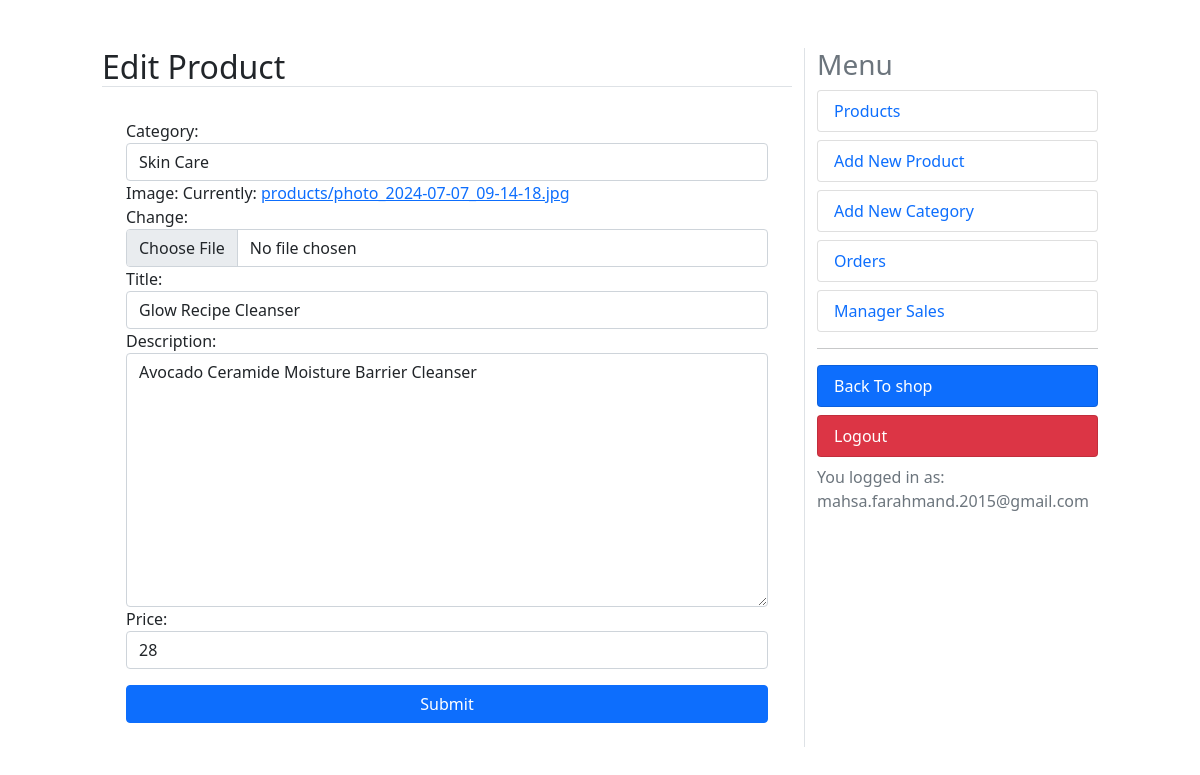
Page /dashboard/products/edit/31 (signed in) on the committed database.
### shop/models.py (models this page shows, shortened)
class Product(models.Model):
    category = models.ForeignKey(Category, on_delete=models.CASCADE, related_name='category')
    image = models.ImageField(upload_to='products')
    title = models.CharField(max_length=250)
    description = models.TextField()
    price = models.IntegerField()
    date_created = models.DateTimeField(auto_now_add=True)
    added_by = models.ForeignKey(settings.AUTH_USER_MODEL, on_delete=models.SET_NULL, null=True, blank=True, related_name='products_added')
    is_approved = models.BooleanField(default=False)
    slug = models.SlugField(unique=True)
    class Meta:
        ordering = ('-date_created',)

class Category(models.Model):
    title = models.CharField(max_length=200)
    sub_category = models.ForeignKey(
        'self', on_delete=models.CASCADE,
        related_name='sub_categories', null=True, blank=True
    )
    is_sub = models.BooleanField(default=False)
    slug = models.SlugField(max_length=200, unique=True)
    def __str__(self):
        return self.title

### accounts/models.py (models this page shows, shortened)
class User(AbstractBaseUser):
    email = models.EmailField(verbose_name='email address', max_length=255, unique=True)
    full_name = models.CharField(max_length=100)
    is_active = models.BooleanField(default=True)
    is_admin = models.BooleanField(default=False)
    is_manager = models.BooleanField(default=False)
    likes = models.ManyToManyField(Product, blank=True, related_name='likes')
    objects = UserManager()
    USERNAME_FIELD = 'email'
    REQUIRED_FIELDS = ['full_name']

### dashboard/views.py (the view)
# urls.py: path('products/edit/<int:id>', views.edit_product, name='edit_product'),
@user_passes_test(is_manager)
@login_required
def edit_product(request, id):
    product = get_object_or_404(Product, id=id)
    if request.method == 'POST':
        form = EditProductForm(request.POST, request.FILES, instance=product)
        if form.is_valid():
            form.save()
            messages.success(request, 'Product has been updated', 'success')
            return redirect('dashboard:products')
    else:
        form = EditProductForm(instance=product)
    context = {'title': 'Edit Product', 'form': form}
    return render(request, 'edit_product.html', context)

### dashboard/forms.py
class EditProductForm(ModelForm):
    class Meta:
        model = Product
        fields = ['category', 'image', 'title', 'description', 'price']
    def __init__(self, *args, **kwargs):
        super(EditProductForm, self).__init__(*args, **kwargs)
        for visible in self.visible_fields():
            visible.field.widget.attrs['class'] = 'form-control'

### cart/utils/cart.py (called while the page is built)
    def __iter__(self):
        product_ids = self.cart.keys()
        products = Product.objects.filter(id__in=product_ids)
        cart = self.cart.copy()
        for product in products:
            cart[str(product.id)]['product'] = product
        for item in cart.values():
            item['total_price'] = int(item['price']) * int(item['quantity'])
            yield item  # Yield each item for iteration

    def add_cart_session(self):
        cart = self.session.get(CART_SESSION_ID)
        if not cart:
            cart = self.session[CART_SESSION_ID] = {}
        return cart  # Return the cart

### dashboard/views.py (called while the page is built)
def is_manager(user):
    try:
        if not user.is_manager:
            raise Http404
        return True
    except:
        raise Http404

### sparkle/context_processors.py (called while the page is built)
def return_cart(request):
    cart = len(list(Cart(request)))
    return {'cart_count': cart}

def return_categories(request):
    categories = Category.objects.all()
    return {'categories': categories}

### dashboard/templates/edit_product.html (shortened to what this page needs)
{% extends "dashboard.html" %}
{% block content %}
<form method="POST" enctype="multipart/form-data">
    {{ form }}
    <div class="form-group">
        <button class="btn btn-primary mt-3 w-100" type="submit">Submit</button>
    </div>
</form>
{% endblock %}

### dashboard/templates/dashboard.html (shortened to what this page needs)
<!DOCTYPE html>
<html lang="en">
<head>
    <link href="https://cdn.jsdelivr.net/npm/bootstrap@5.1.3/dist/css/bootstrap.min.css" rel="stylesheet">
</head>
<body>
    <div class="row mt-5">
        <div class="col-md-1"></div>
        <div class="col-md-7">
            <h2 class="border-bottom text-capitalize">{{ title }}</h2>
            <div class="p-4">
                {% block content %}{% endblock %}
            </div>
        </div>
        <div class="col-md-3 border-start">
            <h3 class="text-muted">Menu</h3>
            <a class="text-decoration-none" href="{% url 'dashboard:products' %}">
                <li class="rounded list-group-item  text-primary">Products</li>
            </a>
            <a class="text-decoration-none" href="{% url 'dashboard:add_product' %}">
                <li class="rounded list-group-item mt-2 text-primary">Add New Product</li>
            </a>
            <a class="text-decoration-none" href="{% url 'dashboard:add_category' %}">
                <li class="rounded list-group-item mt-2  text-primary">Add New Category</li>
            </a>
            <a class="text-decoration-none" href="{% url 'dashboard:orders' %}">
                <li class="rounded list-group-item mt-2  text-primary">Orders</li>
            </a>
            <a class="text-decoration-none" href="{% url 'dashboard:manager_sales' %}">
                <li class="rounded list-group-item mt-2 text-primary">Manager Sales</li>
            </a>
            <hr>
            <a class="text-decoration-none" href="{% url 'shop:home_page' %}">
                <li class="rounded list-group-item bg-primary mt-2  text-white">Back To shop</li>
            </a>
            <a class="text-decoration-none" href="{% url 'accounts:user_logout' %}">
                <li class="rounded list-group-item bg-danger mt-2  text-white">Logout</li>
            </a>
            <div class="text-muted mt-2">You logged in as: {{ request.user.email }}</div>
        </div>
        <div class="col-md-1 "></div>
    </div>
</body>
</html>

### rows in the picture
Product: category "Skin Care", description "Avocado Ceramide Moisture Barrier Cleanser", price "28"
Category: title "Glow Recipe Cleanser"
User: user.email "mahsa.farahmand.2015@gmail.com"

### other values in the picture
{{ title }} "Edit Product"
